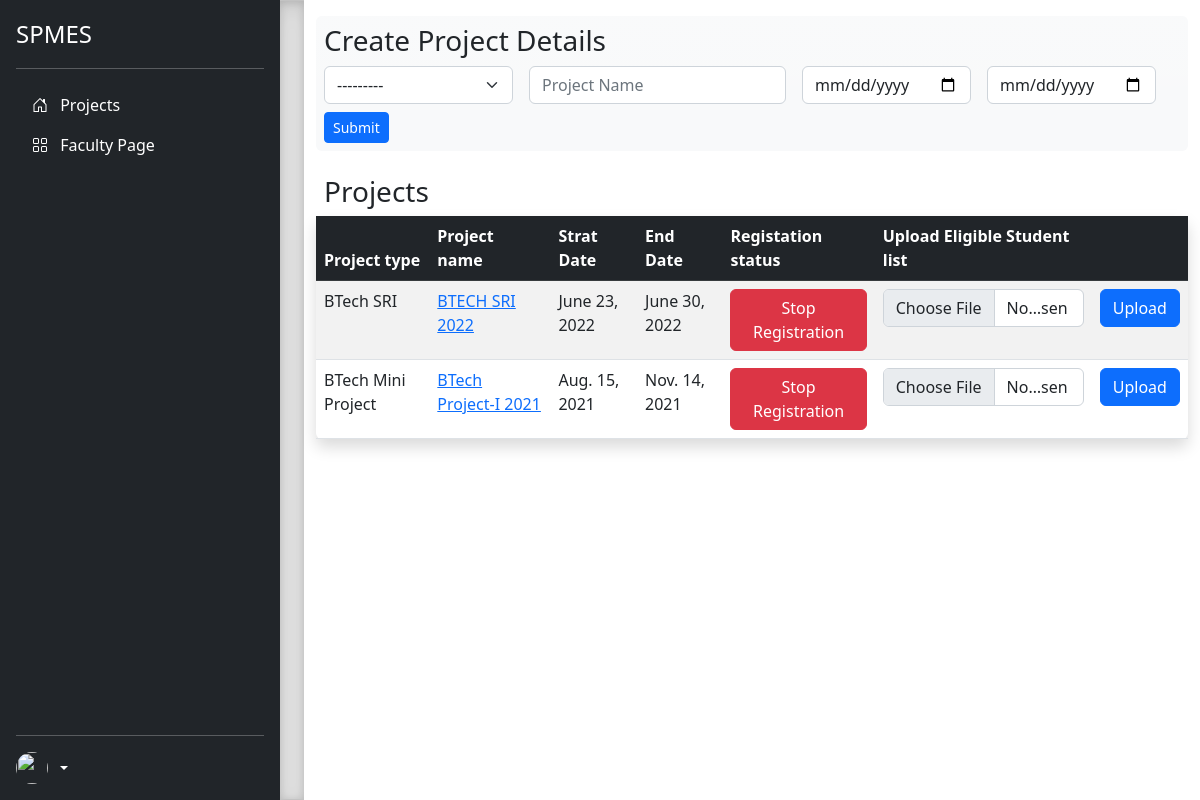
Screenshot of /home/ (signed in) with the database file from the repository.
### accounts/models.py (models this page shows, shortened)
class project_type(models.Model):
    p_type = models.CharField(max_length=250)
    def __str__(self):
        return self.p_type

class project(models.Model):
    p_type = models.ForeignKey(project_type,on_delete=models.CASCADE)
    name = models.CharField(max_length=250)
    start_date = models.DateField()
    end_date = models.DateField()
    status = models.BooleanField(default=False)
    eligible_student = models.ManyToManyField(student,related_name='project', blank=True)
    enrolled_faculty = models.ManyToManyField(faculty,related_name='enrolled_faculty',blank=True)

### accounts/pgc/pgc_view.py (the view)
# urls.py: path("home/", pgc_view.projects, name = "project"),
def projects(request):
    if 'user_id' in request.session:
        project_list = project.objects.all()
        form = create_project()
        context = {'project_list':project_list,'form':form}
        return render(request, 'pgc/index.html',context)
    else:
        return redirect('loginpage')

### accounts/pgc/forms.py
class create_project(forms.ModelForm):
    class Meta:
        model = project
        fields = ['p_type','name','start_date','end_date']
        widgets = {
            'p_type' : forms.Select(attrs={'class':'form-select', 'placeholder':'Project Type'}),
            'name' : forms.TextInput(attrs={'class':'form-control', 'placeholder': 'Project Name'}),
            'start_date' : forms.DateInput(format=('%d-%m-%Y'),attrs={'class': 'form-control', 'placeholder': 'Select a date', 'type': 'date'}),
            'end_date' : forms.DateInput(format=('%d-%m-%Y'),attrs={'class': 'form-control', 'placeholder': 'Select a date', 'type': 'date'})
        }

### templates/pgc/index.html (shortened to what this page needs)
<!DOCTYPE html>
<html lang="en">
<head>
    <link href="https://getbootstrap.com/docs/5.2/dist/css/bootstrap.min.css" rel="stylesheet"
>
</head>
<body>
    <main class="d-flex flex-nowrap">
        <div class="d-flex flex-column flex-shrink-0 p-3 text-white bg-dark" style="width: 280px;">
            <a href="#" class="d-flex align-items-center mb-3 mb-md-0 me-md-auto text-white text-decoration-none">
                <span class="fs-4">SPMES
                </span>
            </a>
            <hr>
            <ul class="nav nav-pills flex-column mb-auto">
               <li class="nav-item">
                    <a href="#" class="nav-link text-white" aria-current="page">
                        <svg class="bi pe-none me-2" width="16" height="16">
                            <use xlink:href="#home" />
                        </svg>
                        Projects
                    </a>
                </li>
                <li class=nav-item>
                    <a href="{% url 'faculty' %}" class="nav-link text-white">
                        <svg class="bi pe-none me-2" width="16" height="16">
                            <use xlink:href="#grid" />
                        </svg>
                        Faculty Page
                    </a>
                </li>
            </ul>
            <hr>
            <div class="dropdown">
                <a href="#" class="d-flex align-items-center text-white text-decoration-none dropdown-toggle" id="dropdownUser1" data-bs-toggle="dropdown" aria-expanded="false">
                    <img src="https://github.com/mdo.png" alt="" width="32" height="32" class="rounded-circle me-2">
                </a>
            </div>
        </div>
        <div class="b-example-divider b-example-vr"></div>
        <div class="container d-flex flex-column">
            <div class = "bg-light bg-gradient mt-3 rounded">
                <h3 class = "m-2">Create Project Details</h3>
                <div class="mb-2">
                    <form method="post" action="{% url 'add_project' %}" class="row gy-2 gx-3 align-items-center mx-auto">
                        <div class="col-auto">
                            {{form.p_type}}
                        </div>
                        <div class="col-auto">
                            {{form.name}}
                        </div>
                        <div class="col-auto">
                            {{form.start_date}}
                        </div>
                        <div class="col-auto">
                            {{form.end_date}}
                        </div>
                        <div class="col-auto">
                            <button type="submit" class="btn btn-primary btn-sm">Submit</button>
                        </div>
                    </form>
                </div>
            </div>
            <div class="my-5 mt-3">
                <h3 class = "m-2"> Projects </h3>
                <table class="table table-striped shadow rounded my-2">
                    <thead class = "table-dark">
                      <tr class = "table-dark">
                        <th scope="col">Project type</th>
                        <th scope="col">Project name</th>
                        <th scope="col">Strat Date</th>
                        <th scope="col">End Date</th>
                        <th scope="col">Registation status</th>
                        <th scope="col"> Upload Eligible Student list</th>
                        <th scope="col"></th>
                      </tr>
                    </thead>
                    <tbody>
                      {% for project in project_list  %}
                      <tr>
                        <td> {{ project.p_type }} </td>
                        <td><a href="{% url 'project_name' project.id %}">{{ project.name }}</a></td>
                        <td> {{ project.start_date }} </td>
                        <td> {{ project.end_date }} </td>
                        {% if project.status %}
                            <form action="{% url 'changestatus' project.id %}" method="post">
                                <td> <button type="submit" class="btn btn-danger btn">Stop Registration</button></td>
                            </form>
                        {% else %}
                            <form action="{% url 'changestatus' project.id %}" method="post">
                                {% csrf_token %}
                                <td> <button type="submit" class="btn btn-success btn">Start Registration</button></td>
                            </form>
                        {% endif %}
                            <form action=" {% url 'add_eligible' project.id %}" method="post" enctype="multipart/form-data">
                                <td>
                                    <input type="file" name="csv_file" id="csv_file" required="True" class="form-control">
                                </td>
                                <td>
                                    <button type="submit" name= "eligible_student_list" class = "btn btn-primary"> Upload </button>
                                </td>
                            </form>
                      </tr>
                      {% endfor %}
                    </tbody>
                    </table>
            </div>
        </div>
    </main>
</body>
</html>

### templates/pgc/index.html (style rules this page uses)
.b-example-divider { height: 3rem; background-color: rgba(0, 0, 0, .1); border: solid rgba(0, 0, 0, .15); border-width: 1px 0; box-shadow: inset 0 .5em 1.5em rgba(0, 0, 0, .1), inset 0 .125em .5em rgba(0, 0, 0, .15); }
.b-example-vr { flex-shrink: 0; width: 1.5rem; height: 100vh; }
.bi { vertical-align: -.125em; fill: currentColor; }

### rows the page displays
project_type: p_type "---------"
project: p_type "BTech SRI", name "BTECH SRI 2022", start_date "June 23, 2022", end_date "June 30, 2022", status "Stop Registration"
project: p_type "BTech Mini Project", name "BTech Project-I 2021", start_date "Aug. 15, 2021", end_date "Nov. 14, 2021", status "Stop Registration"
